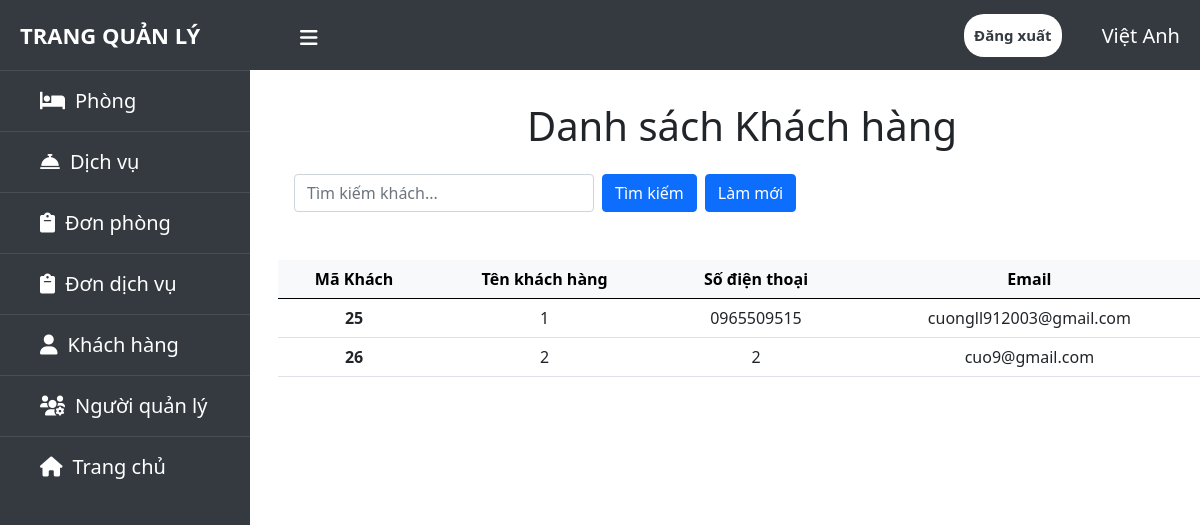
/admin/danhsachkhachhang.php (signed in), run on the app's committed database.
### tables this page shows
CREATE TABLE `tb_customers` (
  `cus_id` int(10) UNSIGNED NOT NULL,
  `cus_name` varchar(50) NOT NULL,
  `cus_mobile` varchar(12) NOT NULL,
  `cus_email` varchar(100) NOT NULL,
  `cus_pass` varchar(255) NOT NULL
);

### admin/danhsachkhachhang.php (the view, shortened to what this page needs)
<?php
    include ('header.php');
    include ('../config.php');
?>
<div class="content p-3">
    <div class="container">
        <div class="row">
            <div class="col-12">
                <h1 class="text-center pt-3">Danh sách Khách hàng</h1>
            </div>
        </div>
        <div class="row p-3">
            <form action="" method="post" class="d-flex">
                <input type="search" class="form-control me-2" name="search" style="width: 300px;" placeholder="Tìm kiếm khách...">
                <button type="submit" name="btn-search" class="btn btn-primary me-2">Tìm kiếm</button>
                <a href="danhsachkhachhang.php" class="btn btn-primary">Làm mới</a>
            </form>
        </div>
    </div>
    <div class="container">
        <table class="table my-3 py-5 text-center">
            <thead class="table-light">
                <tr class="border-dark">
                    <th scope="col" class="top">Mã Khách</th>
                    <th scope="col" class="top">Tên khách hàng</th>
                    <th scope="col" class="top">Số điện thoại</th>
                    <th scope="col" class="top">Email</th>
                </tr>
            </thead>
            <tbody>
                <?php
                    if (isset($_POST['search'])) {
                        $search = $_POST['search'];
                        $sql = "SELECT * FROM tb_customers WHERE cus_name ='$search' OR cus_id ='$search'";
                        $result = mysqli_query($conn, $sql);
                        if (mysqli_num_rows($result) > 0) {
                            while ($row = mysqli_fetch_assoc($result)) {
                                echo '<tr>';
                                echo '<th>'.$row['cus_id'].'</th>';
                                echo '<td>'.$row['cus_name'].'</td>';
                                echo '<td>'.$row['cus_mobile'].'</td>';
                                echo '<td>'.$row['cus_email'].'</td>';
                            }
                        }
                    } else {
                        $sql = "SELECT * FROM tb_customers ";
                        $result = mysqli_query($conn, $sql);
                        if (mysqli_num_rows($result) > 0) {
                            while ($row = mysqli_fetch_assoc($result)) {
                                echo '<tr>';
                                echo '<th>'.$row['cus_id'].'</th>';
                                echo '<td>'.$row['cus_name'].'</td>';
                                echo '<td>'.$row['cus_mobile'].'</td>';
                                echo '<td>'.$row['cus_email'].'</td>';
                            }
                        }
                    }
                ?>
            </tbody>
        </table>
    </div>
</div>
<?php
    include ('footer.php');
?>

### admin/header.php (shortened to what this page needs)
<?php
    include '../config.php';
?>
<!doctype html>
<html lang="en">
  <head>
    <link href="https://cdn.jsdelivr.net/npm/bootstrap@5.0.2/dist/css/bootstrap.min.css" rel="stylesheet">
    <link rel="stylesheet" href="https://cdnjs.cloudflare.com/ajax/libs/font-awesome/6.0.0-beta2/css/all.min.css" />
  </head>
  <body>
    <header>
      <label for="check" style="justify-content:center;">
        <i class="fas fa-bars" id="sidebar-btn"></i>
      </label>
          <div class="left-area title-admin">
          <a href="index.php">Trang Quản Lý</a>
          </div>
          <?php
          $sql = "SELECT `admin_fullname` FROM `tb_admins` WHERE `admin_name`='{$_SESSION['admin']}'";
          $result = mysqli_query($conn, $sql);
                        if ($result == true) {
                            $row = mysqli_fetch_assoc($result);
                            $fullname=$row['admin_fullname'];
                        }?>
          <div class="right-area">
          <h5 style="color:#fff;float: inline-end;margin-top: -20px;"><?php echo $fullname;?></h5>
            <a href="logout.php" class="logout-btn">Đăng xuất</a>
          </div>
    </header>
    <div class="sidebar">
      <ul>
        <li><a href="danhsachphong.php"><i class='fas fa-bed'></i><span>Phòng</span></a></li>
        <li><a href="danhsachdichvu.php"><i class="fas fa-concierge-bell"></i><span>Dịch vụ</span></a></li>
        <li><a href="danhsachdatphong.php"><i class="fas fa-clipboard"></i><span>Đơn phòng</span></a></li>
        <li><a href="danhsachdatdichvu.php"><i class="fas fa-clipboard"></i><span>Đơn dịch vụ</span></a></li>
        <li><a href="danhsachkhachhang.php"><i class="fas fa-user"></i><span>Khách hàng</span></a></li>
        <li><a href="danhsachadmin.php"><i class="fas fa-users-cog"></i><span>Người quản lý</span></a></li>
        <li><a href="../user/index.php"><i class="fas fa-home"></i><span>Trang chủ</span></a></li>
        <div class="text-center p-3">
        </div>
      </ul>
    </div>

### admin/header.php (style rules this page uses)
header { position: fixed; background-color: #343a40; padding: 20px; width: 100%; height: 70px; }
.left-area a { color: #fff; margin: 0; text-transform: uppercase; position: fixed; font-size: 22px; font-weight: 700; text-decoration: none; margin-top: -25px; }
.logout-btn { padding: 5px; background:#fff; text-decoration: none; float: right; margin-top: -30px; margin-right: 40px; border-radius: 20px; font-size: 15px; font-weight: 600; color: #343a40; padding: 10px; transition: 0.5s; transition-property: color; }
.sidebar { background: #343a40; margin-top: 70px; position: fixed; left: 0; width: 250px; height: 100%; transition: 0.5s; transition-property: left; }
.sidebar ul { padding: 0; }
.sidebar i { padding-right: 10px; }
.sidebar ul a { color: #fff; display: block; width: 100%; line-height: 60px; text-decoration: none; padding-left: 40px; box-sizing: border-box; font-size: 20px; transition: 0.4s; border-top: 1px solid rgba(255,255,255,.1); }
label #sidebar-btn { z-index: 1; color: #fff; position: fixed; cursor: pointer; left :300px; font-size: 20px; transition: 0.5s; transition-property: color; margin-top: -10px; }
.content { position: fixed; width: 82%; margin-top: 70px; margin-left: 250px ; background-color: white; background-size: cover; height: 100vh; transition: 0.5s; overflow: auto; padding-bottom: 70px; }

### data on the page
tb_customers: cus_id "25", cus_name "1", cus_mobile "0965509515", cus_email "cuongll912003@gmail.com"
tb_customers: cus_id "26", cus_name "2", cus_mobile "2", cus_email "cuo9@gmail.com"

### other printed values
$fullname "Việt Anh"
